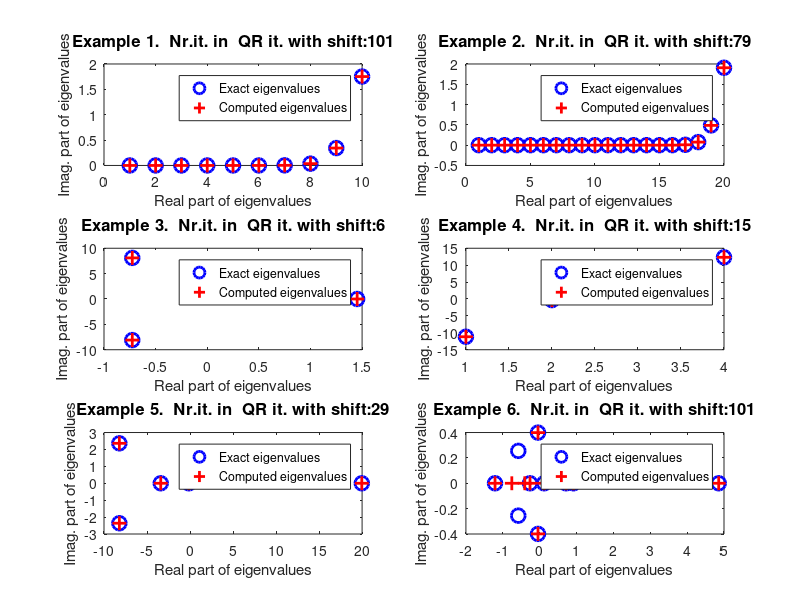

Write MATLAB code to recreate this figure.
% ----------------------------------------
%              Method of  QR iteration with  shift  sigma=A(n,n)
% ----------------------------------------
clc
%clear all
%close all
eps = 1e-09;
fig = figure;
N=10;
for i =1:6
  if(i==1)
    n=N;
    A=hilb(N);
  elseif (i==2)
    n=20;
    A=hilb(20);
  elseif (i ==3)
    % Largest eigenvalue is complex
    n =3;
    A =[0 -5 2; 6 0 -12; 1 3 0];
  elseif (i==4)
    % Matrix has four real eigenvalues
    n =4;
    A=[3,7,8,9;5,-7,4,-7;1,-1,1,-1;9,3,2,5];
  elseif (i==5)
    n =5;
    %
    A=[3,7,8,9,12;5,-7,4,-7,8;1,1,-1,1,-1;4,3,2,1,7;9,3,2,5,4];
  elseif (i==6)
    n=N;
    A= rand(N,N);
  end
  
  lambda0= inf(n,1);
  count = 1;
  iter =1;
  %choose shift
  %sigma=1.0;
  sigma=A(n,n);
  %sigma=A(1,1);
  
  % get  exact eigenvalues in sorted order
  exact_lambda = sort(eig(A));
  %%% Method of QR iteration with shift
  
  for k = 1:100
    
    A = A - sigma*eye(n);
    
    [Q,R] = qr(A);
    % end
    
    A = R*Q + sigma*eye(n);
    
    %compute shift
    sigma=A(n,n);
    
    % %%%%%%%%% Find eigenvalues from Real Schur block
    j =2; count =1;
    eigs = zeros(1,n);
    while (j <=n)
      %real eigenvalues
      if(abs(A(j,j-1)) < 1e-7)
        eigs(j-1) =A(j -1,j -1);
        count= j -1;
      else
        % Complex  eigenvalues
        eigs(j-1: j)= eig(A(j -1:j,j -1:j));
        count =j;
        j=j +1;
      end
      j=j +1;
    end
    if(count < length(eigs))
      eigs(n)=A(n,n);
    end
    %*******************************
    
    computed_lambda = sort(eigs)';
    
    if(norm(abs(computed_lambda - lambda0 ))<eps )
      break ;
    end
    lambda0 = computed_lambda ;
    iter = iter + 1;
  end
  %***************************************
  str =['Comp. eig.:' num2str(computed_lambda')];
  str=[str, ', Ex. eig.:' num2str(exact_lambda',2)];
  str_xlabel = ['Example ',num2str(i), '.  Nr.it. in  QR it. with shift:', num2str(iter)];
  
  subplot (3,2,i)
  
  plot (exact_lambda,'o b','LineWidth',2,'Markersize',10)
  hold on
  plot (computed_lambda,'+ r','LineWidth',2, 'Markersize',10)
  
  % xlabel(str, 'fontsize',10)
  
  xlabel('Real part of eigenvalues');
  ylabel('Imag. part of eigenvalues');
  
  exact_lambda
  computed_lambda
  legend('Exact eigenvalues','Computed eigenvalues')
  
  title(str_xlabel,'fontsize',12)
  
end
